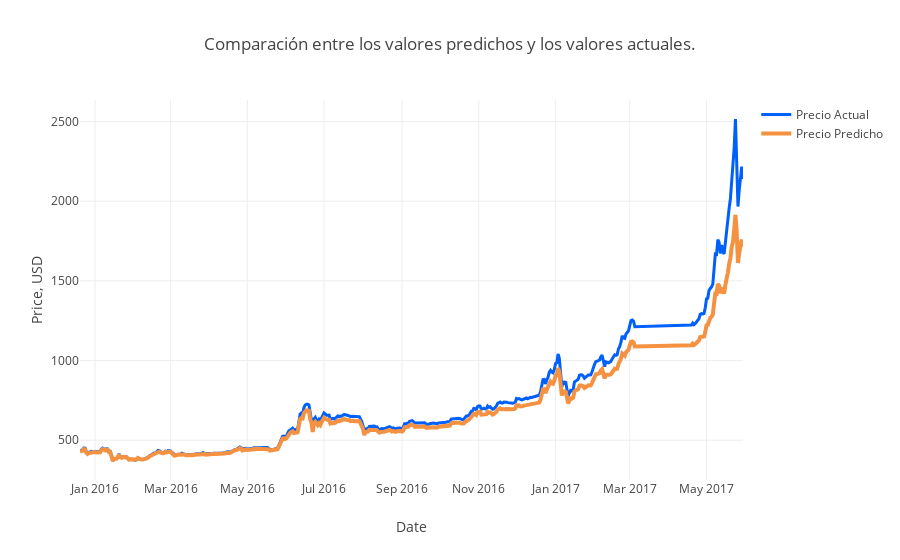

This figure's notebook cell:
### Code cell
# Chart Predictions
Test_Dates = Daily_Price[ntrain:].index

trace1 = go.Scatter(x=Test_Dates, y=Y_test2_inverse, name= 'Precio Actual',
                   line = dict(color = ('rgb(0, 96, 252)'),width = 3))
trace2 = go.Scatter(x=Test_Dates, y=prediction2_inverse, name= 'Precio Predicho',
                   line = dict(color = ('rgb(244, 146, 65)'),width = 4))
data = [trace1, trace2]
layout = dict(title = 'Comparación entre los valores predichos y los valores actuales.',
             xaxis = dict(title = 'Date'), yaxis = dict(title = 'Price, USD'))
fig = dict(data=data, layout=layout)
py.iplot(fig, filename='results_demonstrating1')

### Figure 1 — Plotly figure (JSON) as saved in the notebook; plotly's stock layout.template omitted (floating-point values rounded to 4 significant figures; data arrays with more than 128 entries replaced by an {"elided": "..."} marker saying what was removed)
{"data": [{"line": {"color": "rgb(0, 96, 252)", "width": 3}, "name": "Precio Actual", "type": "scatter", "x": {"elided": "480 str values"}, "y": {"elided": "479 float values"}}, {"line": {"color": "rgb(244, 146, 65)", "width": 4}, "name": "Precio Predicho", "type": "scatter", "x": {"elided": "480 str values"}, "y": {"elided": "479 float values"}}], "layout": {"title": "Comparación entre los valores predichos y los valores actuales.", "xaxis": {"title": "Date"}, "yaxis": {"title": "Price, USD"}}}
